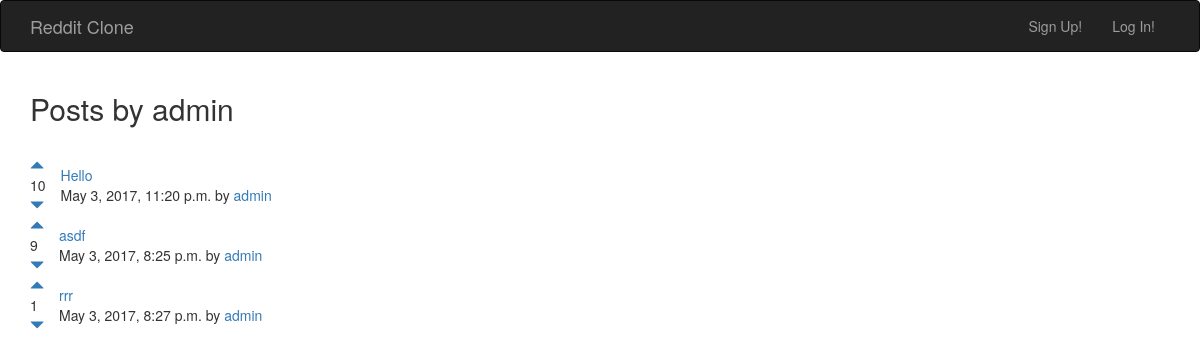
The app's page /posts/user/1 with its own data.
### posts/models.py (models this page shows, shortened)
class Post(models.Model):
    title = models.CharField(max_length=200)
    url = models.TextField()
    datePublished = models.DateTimeField()
    author = models.ForeignKey(User)
    votesTotal = models.IntegerField(default=1)

### posts/views.py (the view)
# urls.py: url(r'^user/(?P<fk>[0-9]+)', views.userPosts, name='userPosts'),
def userPosts(request, fk):
    posts = Post.objects.filter(author__id=fk).order_by('-votesTotal')
    author = User.objects.get(pk=fk)
    return render(request, 'posts/userPosts.html', {'posts': posts, 'author': author})

### posts/templates/posts/userPosts.html (shortened to what this page needs)
{% extends 'base.html' %}
{%  block content %}
<h2>Posts by {{ author.username }}</h2>
    <br/>
{% for post in posts.all %}
    <table>
        <tr>
            <td style="padding-right:15px;"><a href="#"  onClick="document.getElementById('upvote{{ post.id }}').submit()"><span class="glyphicon glyphicon-triangle-top" aria-hidden="true"></span></a><br/>{{ post.votesTotal }}<br/><a href="#"  onClick="document.getElementById('downvote{{ post.id }}').submit()"><span class="glyphicon glyphicon-triangle-bottom" aria-hidden="true"></span></a><br/></td>
            <td><a href="{{ post.url }}">{{ post.title }}</a><br/>{{ post.datePublished }} by <a href="{% url 'posts:userPosts' post.author.id %}">{{ post.author.username }}</a></td>
        </tr>
    </table>
{% endfor %}
{% endblock %}

### records on screen
Post: votesTotal "10", title "Hello", datePublished "May 3, 2017, 11:20 p.m.", author.username "admin"
Post: votesTotal "9", title "asdf", datePublished "May 3, 2017, 8:25 p.m.", author.username "admin"
Post: votesTotal "1", title "rrr", datePublished "May 3, 2017, 8:27 p.m.", author.username "admin"

### other values on screen
{{ author.username }} "admin"
